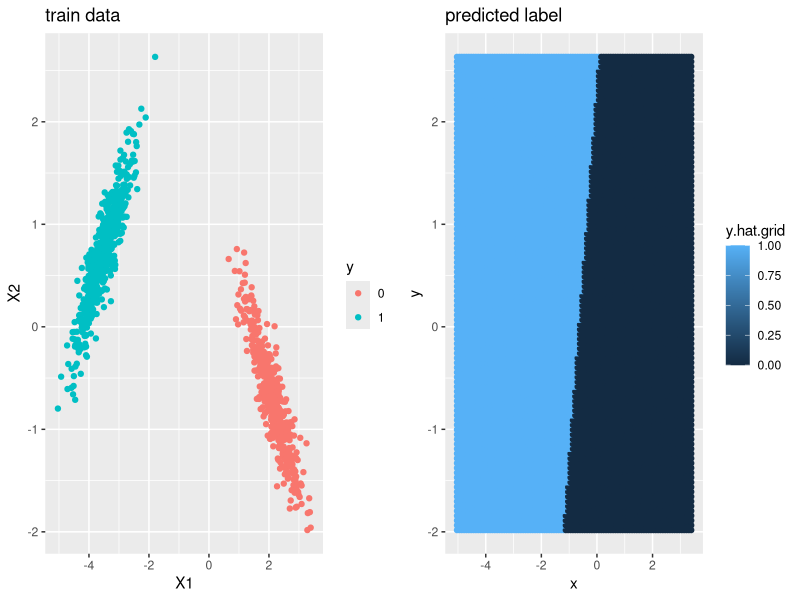

This figure's R source:
rm(list = ls())    #delete objects
cat("\014")
#R packages are a collection of R functions, complied code and sample data.
library(class) # KNN 
library(ggplot2) # A library to generate high-quality graphs
library(dplyr) # A library for data manipulation
library(gridExtra) # Provides a number of user-level functions to work with "grid" graphics, notably to arrange multiple grid-based plots on a page, and draw tables
#set.seed(1)
library(MASS)


# generate data
n          =     1000
p          =     2
X          =     matrix(ncol = p, nrow = n)
p1         =     0.5
rho1       =     0.9
rho0       =     -0.9
o1         =     0.5
o2         =     0.5
C1         =     o1^2 * matrix(c(1, rho1, rho1, 1), nrow = 2)
C0         =     o2^2 * matrix(c(1, rho0, rho0, 1), nrow = 2)
mu1        =     c(-5,1)/sqrt(2)
mu0        =     c(3,-1)/sqrt(2)
o          =     0.5
#mvrnorm(n = 1, mu, Sigma, tol = 1e-6, empirical = FALSE, EISPACK = FALSE)

# Data generating process
y          =     as.factor(rbinom(n, 1, p1)) # Conceptually, factors are variables in R which take on a limited number of different values; such variables are often refered to as categorical variables.
for (i in 1:n){
  mu     =     (y[i]==1)*mu1 + (y[i]==0)*mu0
  C      =     (y[i]==1)*C1 + (y[i]==0)*C0
  X[i,]  =     mvrnorm(1, mu, C) 
}

# separate the features corresponding to 1 and 0
n1        =   sum(y==1)
n0        =   sum(y==0)
X1        =   X[y==1,]
X0        =   X[y==0,]
mu1.hat   =   colMeans(X1)
mu0.hat   =   colMeans(X0)
p1.hat    =   n1/n
p0.hat    =   1 - p1.hat

X1        =   X1 - mu1.hat
X0        =   X0 - mu0.hat

C.hat     =   cov(rbind(X1,X0))

beta.hat  =  solve(C.hat) %*% (mu1.hat-mu0.hat)
beta0.hat =  -0.5* mu1.hat %*% solve(C.hat) %*% mu1.hat + 0.5* mu0.hat %*% solve(C.hat) %*% mu0.hat + log(p1.hat/p0.hat)

 X.grid     =     expand.grid(x=seq(from = min(X[,1]), to =  max(X[,1]), length.out = 100), 
                              y=seq(from = min(X[,2]), to =  max(X[,2]), length.out = 100))

y.hat.grid =     as.matrix(X.grid) %*% beta.hat + as.vector(beta0.hat)
y.hat.grid =     (y.hat.grid > 0) * 1;


dataff     =     data.frame( X.grid, y.hat.grid)
dataf      =     data.frame(y, X)

p1         =     ggplot(dataf, aes(x=X1, y=X2, colour=y))+geom_point()+ggtitle("train data")
p3         =     ggplot(dataff, aes(x=x, y=y, colour=y.hat.grid))+geom_point()+ggtitle("predicted label")
grid.arrange(p1,  p3, nrow =1) 




# k  =  0;
# for (i in 1:n){
#   if (y[i] == 1){
#     X[i,]  =     rnorm(p, mean = 0, sd = o) 
#   } else {
#     k      =     k +1
#     X[i,]  =     rnorm(p, mean = 0, sd = o) + 5*o*c(cos(2*pi * k / (n/10)) , sin(2*pi * k / (n/10)))
#   }
# }









# 
# k =  100
# 
# 
# X.grid     =     expand.grid(x=seq(from = min(X[,1]), to =  max(X[,1]), length.out = 100), 
#                              y=seq(from = min(X[,2]), to =  max(X[,2]), length.out = 100))
# y.hat.grid =     knn(X, X.grid, y, k = k, prob = TRUE)
# 
# prob.grid  =     attr(y.hat.grid, "prob")
# prob.grid  =     ifelse(y.hat.grid=="1", prob.grid, 1-prob.grid)
# dataff     =     data.frame(prob.grid, X.grid, y.hat.grid)
# dataf      =     data.frame(y, X)
# 
# p1         =     ggplot(dataf, aes(x=X1, y=X2, colour=y))+geom_point()+ggtitle("train data")
# p2         =     ggplot(dataff, aes(x=x, y=y, colour=prob.grid))+geom_point()+ggtitle("predicted probability")
# p3         =     ggplot(dataff, aes(x=x, y=y, colour=y.hat.grid))+geom_point()+ggtitle("predicted label")
# grid.arrange(p1, p2, p3, nrow =1) 



